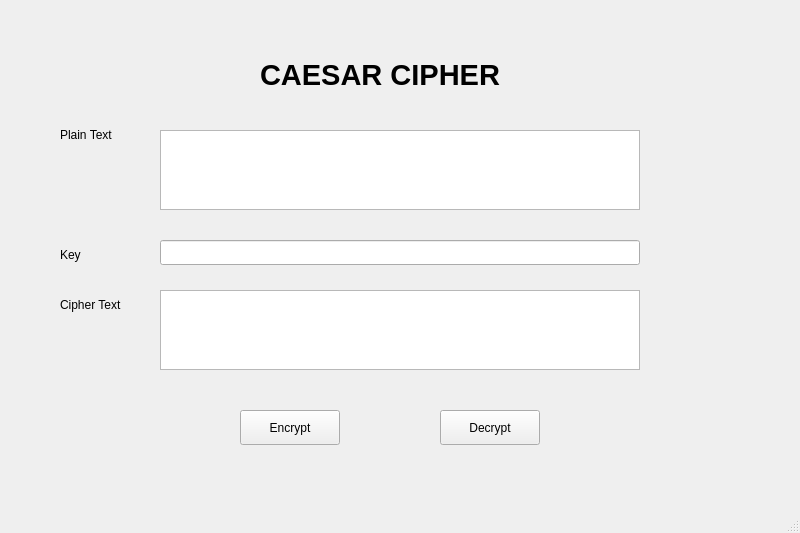
<?xml version="1.0" encoding="UTF-8"?>
<ui version="4.0">
 <class>MainWindow</class>
 <widget class="QMainWindow" name="MainWindow">
  <property name="geometry">
   <rect>
    <x>0</x>
    <y>0</y>
    <width>800</width>
    <height>533</height>
   </rect>
  </property>
  <property name="windowTitle">
   <string>Caesar Cipher</string>
  </property>
  <widget class="QWidget" name="centralwidget">
   <widget class="QLabel" name="label">
    <property name="geometry">
     <rect>
      <x>60</x>
      <y>120</y>
      <width>80</width>
      <height>30</height>
     </rect>
    </property>
    <property name="text">
     <string>Plain Text</string>
    </property>
   </widget>
   <widget class="QLabel" name="label_2">
    <property name="geometry">
     <rect>
      <x>60</x>
      <y>240</y>
      <width>50</width>
      <height>30</height>
     </rect>
    </property>
    <property name="text">
     <string>Key</string>
    </property>
   </widget>
   <widget class="QLabel" name="label_3">
    <property name="geometry">
     <rect>
      <x>60</x>
      <y>290</y>
      <width>90</width>
      <height>30</height>
     </rect>
    </property>
    <property name="text">
     <string>Cipher Text</string>
    </property>
   </widget>
   <widget class="QLabel" name="label_4">
    <property name="geometry">
     <rect>
      <x>260</x>
      <y>50</y>
      <width>340</width>
      <height>50</height>
     </rect>
    </property>
    <property name="font">
     <font>
      <family>Arial</family>
      <pointsize>22</pointsize>
      <weight>75</weight>
      <bold>true</bold>
     </font>
    </property>
    <property name="text">
     <string>CAESAR CIPHER</string>
    </property>
   </widget>
   <widget class="QPlainTextEdit" name="txt_PlainText">
    <property name="geometry">
     <rect>
      <x>160</x>
      <y>130</y>
      <width>480</width>
      <height>80</height>
     </rect>
    </property>
   </widget>
   <widget class="QPlainTextEdit" name="txt_cipherText">
    <property name="geometry">
     <rect>
      <x>160</x>
      <y>290</y>
      <width>480</width>
      <height>80</height>
     </rect>
    </property>
   </widget>
   <widget class="QLineEdit" name="txt_Key">
    <property name="geometry">
     <rect>
      <x>160</x>
      <y>240</y>
      <width>480</width>
      <height>25</height>
     </rect>
    </property>
   </widget>
   <widget class="QPushButton" name="btn_Encrypt">
    <property name="geometry">
     <rect>
      <x>240</x>
      <y>410</y>
      <width>100</width>
      <height>35</height>
     </rect>
    </property>
    <property name="text">
     <string>Encrypt</string>
    </property>
   </widget>
   <widget class="QPushButton" name="btn_Decrypt">
    <property name="geometry">
     <rect>
      <x>440</x>
      <y>410</y>
      <width>100</width>
      <height>35</height>
     </rect>
    </property>
    <property name="text">
     <string>Decrypt</string>
    </property>
   </widget>
  </widget>
  <widget class="QMenuBar" name="menubar">
   <property name="geometry">
    <rect>
     <x>0</x>
     <y>0</y>
     <width>800</width>
     <height>21</height>
    </rect>
   </property>
  </widget>
  <widget class="QStatusBar" name="statusbar"/>
 </widget>
 <resources/>
 <connections/>
</ui>
